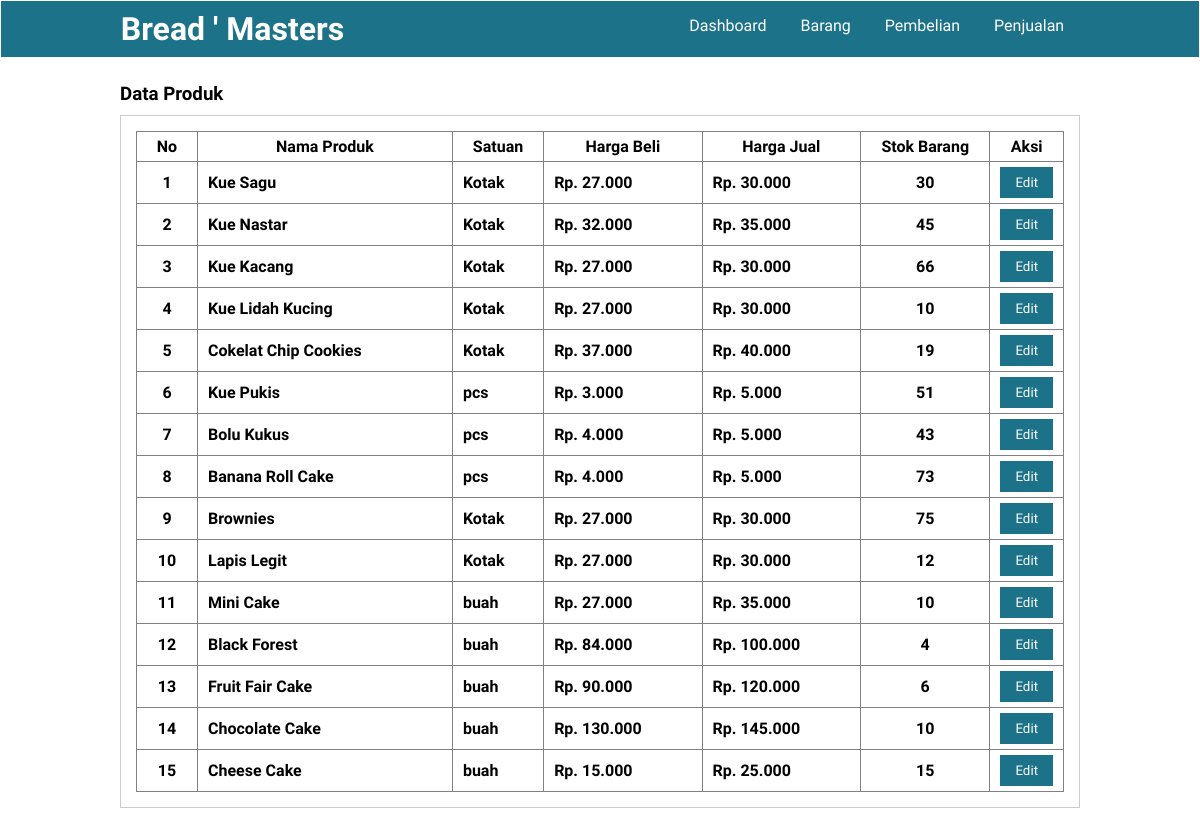
/data_barang.php (signed in), run on an earlier commit of the app's database.
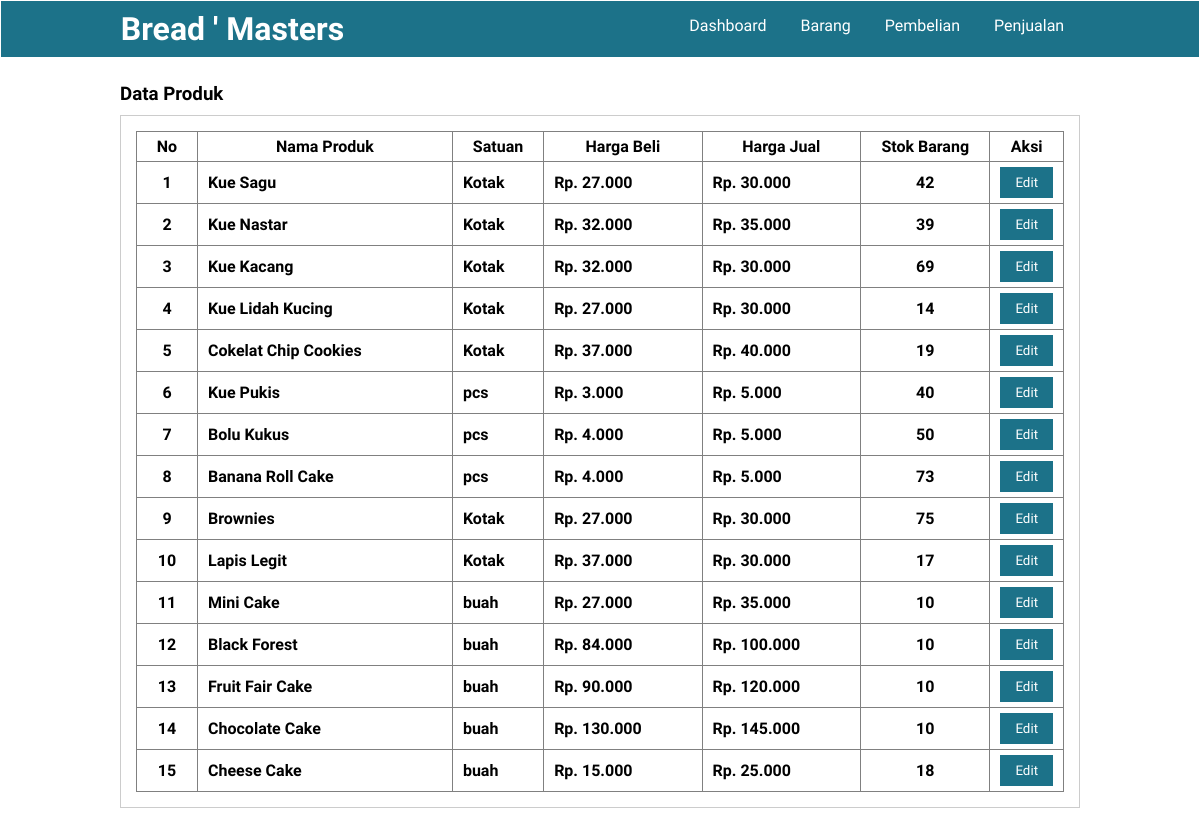
And on a later commit of the database.
### tables this page shows
CREATE TABLE `produk` (
  `id_produk` int(11) NOT NULL,
  `id_toko` int(11) NOT NULL,
  `nama_produk` varchar(100) NOT NULL,
  `id_kategori` int(11) NOT NULL,
  `satuan` varchar(50) NOT NULL,
  `harga_beli` int(11) NOT NULL,
  `harga_jual` int(11) NOT NULL,
  `stok` varchar(225) NOT NULL,
  `created_at` timestamp NOT NULL DEFAULT current_timestamp() ON UPDATE current_timestamp()
);

### data_barang.php (the view, shortened to what this page needs)
<?php
    include "koneksi.php";
    $query = mysqli_query($conn,'SELECT * FROM produk');
?>
<!DOCTYPE html>
<html lang="en">
<head>
    <link rel="stylesheet" href="dekorasi.css">
</head>
<body>
    <header>
        <div class="container">
        <h1>Bread ' Masters</h1>
        <ul>
            <li><a href="dashboard.php">Dashboard</a></li>
            <li><a href="data_barang.php">Barang</a></li>
            <li><a href="pembelian.php">Pembelian</a></li>
            <li><a href="penjualan.php">Penjualan</a></li>
        </ul>
        </div>
    </header>
    <div class="section">
        <div class="container">
            <h3>Data Produk</h3>
            <div class="box">
                <table border="1" cellspacing="0" class="table">
                    <thead>
                        <tr>
                            <th width="60px">No</th>
                            <th>Nama Produk</th>
                            <th>Satuan</th>
                            <th>Harga Beli</th>
                            <th>Harga Jual</th>
                            <th>Stok Barang</th>
                            <th width="70px">Aksi</th>
                        </tr>
                    </thead>
                    <tbody>
                    <?php
                    $no = 1;
                    while($data_barang = mysqli_fetch_assoc($query)):?>
                        <tr>
                        <th style="font-weight:600;"><?php echo $no++ ?></th>
                        <td style="font-weight:600;"><?php echo $data_barang["nama_produk"] ?></td>
                        <td style="font-weight:600;"><?php echo $data_barang["satuan"] ?></td>
                        <td style="font-weight:600;">Rp. <?= number_format($data_barang["harga_beli"], 0, ', ', '.') ?></td>
                        <td style="font-weight:600;">Rp. <?= number_format($data_barang["harga_jual"], 0, ', ', '.') ?></td>
                        <th><?php echo $data_barang["stok"]?></th>
                        <td>
                                <a href="./proses/edit_barang.php?id_produk=<?php echo $data_barang['id_produk'] ?>"><button class="btn btn-primary">Edit</button></a>
                            </td>
                        </tr>
                    <?php endwhile ?>
</tbody>
</body>
</html>

### dekorasi.css (style rules this page uses)
* { padding: 0; margin: 0; font-family: 'quicksand', sans-serif; }
a { color: inherit; text-decoration: none; }
body { background-color: #fff }
.btn { padding: 8px 15px; background-color: #1c7289; color: #fff; border:none; cursor: pointer; }
header { border: 1px solid; background-color: #1c7289; color: #fff; }
header h1 { float: left; padding: 9px 0; }
header ul { float: right; }
header ul li { display: inline-block; }
header ul li a { padding: 15px; display: inline-block; }
.container { width: 80%; margin: 0 auto; }
.container:after { content: ''; display: block; clear: both; }
.section { padding: 25px 0; }
.box { background-color: #fff; border: 1px solid #ccc; padding: 15px; box-sizing: border-box; margin: 10px 0 25px 0; }
.box:after { content: ''; display: block; clear: both; }
.table { width: 100%; border-collapse: collapse; }
.table tr { height: 30px; }
.table tr td { padding: 5px 10px; }

What changed in the data, as far as the page shows it:
changed produk "Kue Sagu": stok "30" → "42"
changed produk "Kue Nastar": stok "45" → "39"
changed produk "Kue Kacang": harga_beli "27.000" → "32.000"; stok "66" → "69"
changed produk "Kue Lidah Kucing": stok "10" → "14"
changed produk "Kue Pukis": stok "51" → "40"
changed produk "Bolu Kukus": stok "43" → "50"
changed produk "Lapis Legit": harga_beli "27.000" → "37.000"; stok "12" → "17"
changed produk "Black Forest": stok "4" → "10"
changed produk "Fruit Fair Cake": stok "6" → "10"
changed produk "Cheese Cake": stok "15" → "18"
